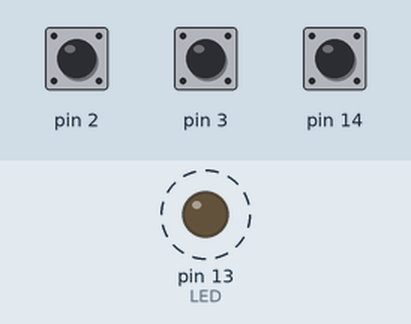
A sketch run on a simulated Arduino Uno, built with avr-gcc and run on an emulated ATmega328P. On the bench: output pins drawn as LEDs (lit = HIGH). Dashed ring = blinking. Inputs (shaded band) come from the test bench; at power-on: pin 2 HIGH, pin 3 HIGH, pin 14 HIGH. What the sketch prints to the serial monitor is not drawn.

Above: at 3.1 s.
5.1 s: pin 2 pulled LOW for 0.15 s
Timing chart, 0 to 14.1 s (numbered marks = the images above; inputs shaded):
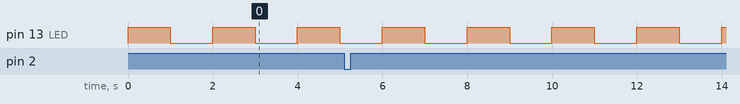

Measured:
- by itself, pin 13 (LED): alternates HIGH for 1.0 s and LOW for 1.0 s

The sketch:

Error_Code_StorageENG.ino
```cpp
#include <avr/io.h>
#include <avr/interrupt.h>

uint8_t DTCflag = 0;
uint8_t DTC = 0;
uint8_t cnt1s = 0;
uint8_t printDTC = 0;

//Definition of ring buffer with size and structure
#define RINGBUFFER_SIZE 10
struct ringbuffer
{
  uint8_t data[RINGBUFFER_SIZE];
  uint8_t head;
  uint8_t tail;
};
ringbuffer RingBuffer;

void newDTC(uint8_t DTC) //Function with transfer of DTC value as new DTC
{
  if (RingBuffer.head == (RINGBUFFER_SIZE - 1))
  {
    RingBuffer.data[0] = DTC;
  } else {
    RingBuffer.data[RingBuffer.head] = DTC;
  }
  RingBuffer.head = (RingBuffer.head + 1) % RINGBUFFER_SIZE;
  return;
}

int main()
{
  init();
  Serial.begin(115200);
  Serial.println("HP2 A4 Fehlerspeicher");
  RingBuffer.head = 0;
  RingBuffer.tail = 0;

  //INPUTS
  DDRD &= ~(1 << DDD2);  //INT0
  DDRD &= ~(1 << DDD3);  //INT1
  DDRC &= ~(1 << DDC0);  //PCINT8


  //enable internal pull-ups
  PORTC |= (1 << PORTC0);
  PORTD |= (1 << PORTD2) | (1 << PORTD3);
  DDRB |= (1 << DDB5);  //Debug LED

  //Interrupts Configuration
  EICRA |= (1 << ISC01);
  EICRA &= ~(1 << ISC00);
  EIMSK |= (1 << INT0);

  EICRA |= (1 << ISC11);
  EICRA &= ~(1 << ISC10);
  EIMSK |= (1 << INT1);

  PCICR |= (1 << PCIE1);
  PCMSK1 |= (1 << PCINT8);

  // Timer Settings & Prescaler
  TCCR1A = 0;
  TCCR1B = 0;
  TCCR1B |= (1 << WGM12);  //CTC Modus

  OCR1A = 15625;
  TCCR1B |= (1 << CS12) | (1 << CS10);

  //Timer1 Output Compare Interrupt A
  TIMSK1 |= (1 << OCIE1A); // When Timer1 reaches the value in OCR1A (15625) bzw. 1 Sekunde, it triggers an interrupt, and the ISR TIMER1_COMPA_vect runs

  sei();

  while (1)
  {
    if (DTCflag == 1)
    {
      newDTC(DTC);
      DTCflag = 0;
    }
    if (cnt1s == 1)
    {
      Serial.println("DTC buffer - Ringbuffer:");

      for (printDTC = 0; printDTC < RINGBUFFER_SIZE; printDTC++)
      {
        DTC = RingBuffer.data[printDTC];
        Serial.print(DTC);
        Serial.print(" | ");
      }
      Serial.println();
      cnt1s = 0;
    }
  }
}

ISR(INT0_vect)
{
  DTCflag++;
  DTC = 0xA1;
  Serial.println(DTC);
}

ISR(INT1_vect)
{
  DTCflag++;
  DTC = 0xB2;
  Serial.println(DTC);
}

ISR(PCINT1_vect)
{
  if (PINC & (1 << PC0))
  {
    DTCflag++;
    DTC = 0xC3;
    Serial.println(DTC);
  }
}

ISR(TIMER1_COMPA_vect)
{
  cnt1s = 1; //
  PORTB ^= (1 << PD5);
}
```
